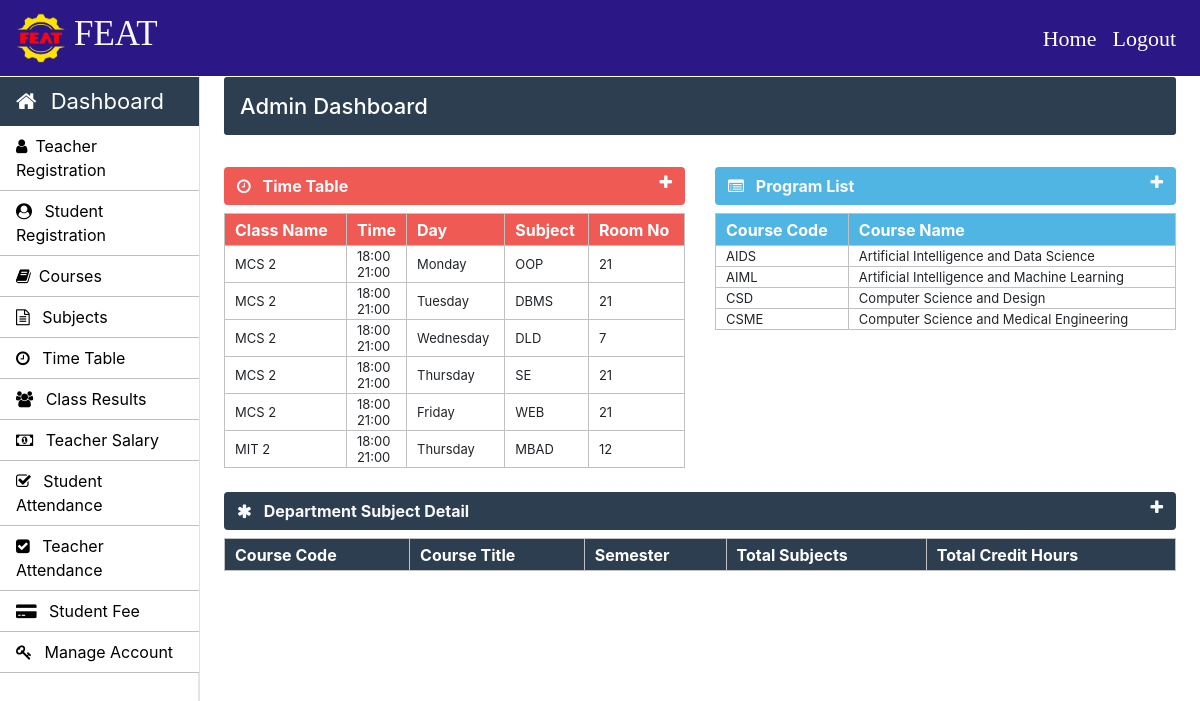
The page /admin/admin-index.php (signed in) on the database its author committed.
### tables this page shows
CREATE TABLE `time_table` (
  `id` int(11) NOT NULL,
  `course_code` varchar(10) NOT NULL,
  `semester` int(11) NOT NULL,
  `timing_from` varchar(10) NOT NULL,
  `timing_to` varchar(10) NOT NULL,
  `day` varchar(20) NOT NULL,
  `subject_code` varchar(20) NOT NULL,
  `room_no` int(11) NOT NULL
);

CREATE TABLE `weekdays` (
  `day_id` int(11) NOT NULL,
  `day_name` varchar(15) NOT NULL
);

CREATE TABLE `courses` (
  `course_code` varchar(10) NOT NULL,
  `course_name` varchar(50) NOT NULL,
  `semester_or_year` varchar(10) NOT NULL,
  `no_of_year` int(10) NOT NULL
);

### admin/admin-index.php (the view, shortened to what this page needs)
<?php
		require_once "../connection/connection.php";
?>
	<?php include('../common/common-header.php') ?>
	<?php include('../common/admin-sidebar.php') ?>
		<main role="main" class="col-xl-10 col-lg-9 col-md-8 ml-sm-auto px-md-4 mb-2 w-100 page-content-index">
			<div class="flex-wrap flex-md-no-wrap pt-3 pb-2 mb-3 text-white admin-dashboard pl-3">
				<h4>Admin Dashboard </h4>
			</div>
			<div class="row">
				<div class=" col-lg-6 col-md-12 col-sm-12 ">
					<div>
						<section class="mt-3">
							<div class="btn btn-block table-one text-light d-flex">
								<span class="font-weight-bold"><i class="fa fa-clock-o mr-2" aria-hidden="true"></i> Time Table</span>
								<a href="" class="ml-auto" data-toggle="collapse" data-target="#collapseOne"><i class="fa fa-plus text-light" aria-hidden="true"></i></a>
							</div>
							<div class="collapse show mt-2" id="collapseOne">
								<table class="w-100 table-elements table-one-tr"cellpadding="2">
									<tr class="pt-5 table-one text-white" style="height: 32px;">
										<th>Class Name</th>
										<th>Time</th>
										<th>Day</th>
										<th>Subject</th>
										<th>Room No</th>
									</tr>
									<?php
										$query="select * from time_table tt inner join weekdays wd on tt.day=wd.day_id";
										$run=mysqli_query($con,$query);
										while($row=mysqli_fetch_array($run)) {
											echo "<tr>";
											echo "<td>".$row["course_code"]." ".$row["semester"]."</td>";
											echo "<td>".$row["timing_from"]."<br>".$row["timing_to"]."</td>";
											echo "<td>".$row["day_name"]."</td>";
											echo "<td>".$row["subject_code"]."</td>";
											echo "<td>".$row["room_no"]."</td>";
											echo "</tr>";
										}
									?>
								</table>
							</div>
						</section>
					</div>
				</div>
				<div class=" col-lg-6 col-md-12 col-sm-12">
					<div>
						<section class="mt-3">
							<div class="btn btn-block table-two text-light d-flex">
								<span class="font-weight-bold"><i class="fa fa-list-alt mr-2" aria-hidden="true"></i> Program List</span>
								<a href="" class="ml-auto" data-toggle="collapse" data-target="#collapsetwo"><i class="fa fa-plus text-light" aria-hidden="true"></i></a>
							</div>
							<div class="collapse show mt-2" id="collapsetwo">
								<table class="w-100 table-elements table-two-tr"cellpadding="2">
									<tr class="pt-5 table-two text-white" style="height: 32px;">
										<th>Course Code</th>
										<th>Course Name</th>
									</tr>
									<?php
										$query="select course_name,course_code from courses";
										$run=mysqli_query($con,$query);
										while($row=mysqli_fetch_array($run)) { ?>
											<tr>
												<td><?php echo $row['course_code'] ?></td>
												<td><?php echo $row['course_name'] ?></td>
											</tr>
										<?php }
									?>
								</table>
							</div>
						</section>
					</div>
				</div>
				<div class="col-md-12">
					<div>
						<section class="mt-4">
							<div class="btn btn-block table-three text-light d-flex">
								<span class="font-weight-bold"><i class="fa fa-asterisk mr-2" aria-hidden="true"></i> Department Subject Detail</span>
								<a href="" class="ml-auto" data-toggle="collapse" data-target="#collapsethree"><i class="fa fa-plus text-light" aria-hidden="true"></i></a>
							</div>
							<div class="collapse show mt-2" id="collapsethree">
								<table class="w-100 table-elements table-three-tr"cellpadding="2">
									<tr class="pt-5 table-three text-white" style="height: 32px;">
										<th>Course Code</th>
										<th>Course Title</th>
										<th>Semester</th>
										<th>Total Subjects</th>
										<th>Total Credit Hours</th>
									</tr>
								</table>
							</div>
						</section>
					</div>
				</div>
			</div>
		</main>
	</body>
</html>

### common/common-header.php (shortened to what this page needs)
<!doctype html>
<html lang="en">
	<head>
      <link href="https://cdn.jsdelivr.net/npm/bootstrap@5.0.2/dist/css/bootstrap.min.css" rel="stylesheet">
      <link rel="stylesheet" type="text/css" href="../bootstrap/css/bootstrap.min.css">
      <link rel="stylesheet" type="text/css" href="../css/footer.css">
      <link rel="stylesheet" type="text/css" href="../css/style.css">
    <link rel="stylesheet" href="https://stackpath.bootstrapcdn.com/font-awesome/4.7.0/css/font-awesome.min.css">
  </head>
  <body>
    <nav class="navbar navbar-expand-lg navbar-dark header-back sticky-top header-navbar-fonts">
      <a class="navbar-brand d-flex align-items-center" href="../index.php">
        <img src="../images/icon1.png" class="logo-image" width="50" height="50">
        <h3 class="text-light text-uppercase ml-2">FEAT</h3>
      </a>
      <div class="collapse navbar-collapse" id="navbarNavDropdown">
        <ul class="navbar-nav ml-auto">
          <li class="nav-item active">
            <a class="nav-link" href="../index.php">Home<span class="sr-only">(current)</span></a>
          </li>
          <li class="nav-item active">
            <a class="nav-link" href="../login/logout.php">Logout<span class="sr-only">(current)</span></a>
          </li>
        </ul>
      </div>
    </nav>

### common/admin-sidebar.php (shortened to what this page needs)
 <nav id="sidebarMenu" class="">
<div class="col-xl-2 col-lg-3 col-md-4 sidebar position-fixed border-right">
     <div class="sidebar-header">
       <div class="nav-item">
           <a class="nav-link text-white" href="../admin/admin-index.php">
               <i class="fa fa-home mr-2" aria-hidden="true"></i> Dashboard
           </a>
       </div>
     </div>
     <ul class="nav flex-column">
       <li class="nav-item">
         <a class="nav-link" href="../admin/teacher.php">
           <i class="fa fa-user mr-2" aria-hidden="true"></i>Teacher Registration
         </a>
     </li>
       <li class="nav-item">
         <a class="nav-link" href="../admin/student.php">
           <i class="fa fa-user-circle mr-2" aria-hidden="true"></i> Student Registration
         </a>
       </li>
       <li class="nav-item">
         <a class="nav-link" href="../admin/courses.php">
           <i class="fa fa-book mr-2" aria-hidden="true"></i>Courses
         </a>
       </li>
       <li class="nav-item">
         <a class="nav-link" href="../admin/subjects.php">
           <i class="fa fa-file-text-o mr-2" aria-hidden="true"></i> Subjects
         </a>
       </li>
       <li class="nav-item">
         <a class="nav-link" href="../admin/time-table.php">
            <i class="fa fa-clock-o mr-2" aria-hidden="true"></i> Time Table
         </a>
 </li>
       <li class="nav-item">
         <a class="nav-link" href="../admin/class-result.php">
           <i class="fa fa-users mr-2" aria-hidden="true"></i> Class Results
         </a>
       </li>
       <li class="nav-item">
         <a class="nav-link" href="../admin/teacher-salary.php">
           <i class="fa fa-money mr-2" aria-hidden="true"></i> Teacher Salary
         </a>
       </li>
       <li class="nav-item">
         <a class="nav-link" href="../admin/student-attendance.php">
           <i class="fa fa-check-square-o mr-2" aria-hidden="true"></i> Student Attendance
         </a>
       </li>
       <li class="nav-item">
         <a class="nav-link" href="../admin/teacher-attendance.php">
           <i class="fa fa-check-square mr-2" aria-hidden="true"></i> Teacher Attendance
         </a>
       </li>
       <li class="nav-item">
         <a class="nav-link" href="../admin/student-fee.php">
           <i class="fa fa-credit-card-alt mr-2" aria-hidden="true"></i> Student Fee
         </a>
       </li>
       <li class="nav-item">
         <a class="nav-link" href="../admin/manage-accounts.php">
           <i class="fa fa-key mr-2" aria-hidden="true"></i> Manage Account
         </a>
       </li>
     </ul>
   </div>
 </nav>

### css/footer.css (style rules this page uses)
.footer-top h2,h3 { color: #fff; }

### css/style.css (style rules this page uses)
h3 { font-size: 25px; }
h4 { font-size: 22px; }
.header-back { background: #2B1786; }
.header-navbar-fonts { font-family: Cambria, Cochin, Georgia, Times, 'Times New Roman', serif; }
.header-navbar-fonts h3 { font-size: 35px !important; }
.header-navbar-fonts ul li a { font-size: 22px !important; }
.sidebar { padding: 0; margin-top: 1px; height: 100%; box-shadow: inset -1px 0 0 rgba(0, 0, 0, .1); background-color: #fff; }
.sidebar-header { background: #2c3e50; font-size: 22px !important; }
.sidebar ul { background-color: #ffffff; }
.sidebar ul li { border-bottom: 1px solid rgb(192, 190, 190); }
.sidebar ul li a { font-size: 16px !important; color: black; }
.admin-dashboard { margin-top: 1px !important; background: #2c3e50 !important; border-radius: 3px; }
.table-elements tr, td, th { font-size: 13px; border: 1px solid rgb(194, 193, 193); padding-left: 10px !important; }
.table-one { background: #eb1811b6; }
.table-two { background: #51b5e4; }
.table-three { background: #2c3e50 !important; }
.table-font-for-transcript td, th { font-size: 16px !important; }

### rows shown on the page
time_table: course_code "MCS", semester "2", timing_from "18:00", timing_to "21:00", weekdays.day_name "Monday", subject_code "OOP", room_no "21"
time_table: course_code "MCS", semester "2", timing_from "18:00", timing_to "21:00", weekdays.day_name "Tuesday", subject_code "DBMS", room_no "21"
time_table: course_code "MCS", semester "2", timing_from "18:00", timing_to "21:00", weekdays.day_name "Wednesday", subject_code "DLD", room_no "7"
time_table: course_code "MCS", semester "2", timing_from "18:00", timing_to "21:00", weekdays.day_name "Thursday", subject_code "SE", room_no "21"
time_table: course_code "MCS", semester "2", timing_from "18:00", timing_to "21:00", weekdays.day_name "Friday", subject_code "WEB", room_no "21"
time_table: course_code "MIT", semester "2", timing_from "18:00", timing_to "21:00", weekdays.day_name "Thursday", subject_code "MBAD", room_no "12"
courses: course_code "AIDS", course_name "Artificial Intelligence and Data Science"
courses: course_code "AIML", course_name "Artificial Intelligence and Machine Learning"
courses: course_code "CSD", course_name "Computer Science and Design"
courses: course_code "CSME", course_name "Computer Science and Medical Engineering"
